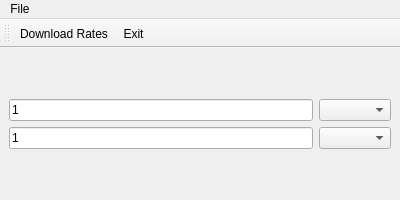
<?xml version="1.0" encoding="UTF-8"?>
<ui version="4.0">
 <class>MainWindow</class>
 <widget class="QMainWindow" name="MainWindow">
  <property name="geometry">
   <rect>
    <x>0</x>
    <y>0</y>
    <width>400</width>
    <height>200</height>
   </rect>
  </property>
  <property name="windowTitle">
   <string>Currency Exchange</string>
  </property>
  <property name="windowIcon">
   <iconset resource="resources.qrc">
    <normaloff>:/newPrefix/dollar.png</normaloff>:/newPrefix/dollar.png</iconset>
  </property>
  <widget class="QWidget" name="centralwidget">
   <layout class="QGridLayout" name="gridLayout">
    <item row="0" column="0">
     <layout class="QVBoxLayout" name="verticalLayout">
      <item>
       <layout class="QHBoxLayout" name="horizontalLayout">
        <item>
         <widget class="QLineEdit" name="lineEdit_1">
          <property name="text">
           <string>1</string>
          </property>
         </widget>
        </item>
        <item>
         <widget class="QComboBox" name="comboBox_1"/>
        </item>
       </layout>
      </item>
      <item>
       <layout class="QHBoxLayout" name="horizontalLayout_2">
        <item>
         <widget class="QLineEdit" name="lineEdit_2">
          <property name="text">
           <string>1</string>
          </property>
         </widget>
        </item>
        <item>
         <widget class="QComboBox" name="comboBox_2"/>
        </item>
       </layout>
      </item>
     </layout>
    </item>
   </layout>
  </widget>
  <widget class="QMenuBar" name="menubar">
   <property name="geometry">
    <rect>
     <x>0</x>
     <y>0</y>
     <width>400</width>
     <height>26</height>
    </rect>
   </property>
   <widget class="QMenu" name="menuFile">
    <property name="title">
     <string>File</string>
    </property>
    <addaction name="actionDownload_Rates"/>
    <addaction name="actionExit"/>
   </widget>
   <addaction name="menuFile"/>
  </widget>
  <widget class="QToolBar" name="toolBar">
   <property name="windowTitle">
    <string>toolBar</string>
   </property>
   <attribute name="toolBarArea">
    <enum>TopToolBarArea</enum>
   </attribute>
   <attribute name="toolBarBreak">
    <bool>false</bool>
   </attribute>
   <addaction name="actionDownload_Rates"/>
   <addaction name="actionExit"/>
  </widget>
  <action name="actionDownload_Rates">
   <property name="enabled">
    <bool>true</bool>
   </property>
   <property name="icon">
    <iconset resource="resources.qrc">
     <normaloff>:/newPrefix/download.png</normaloff>:/newPrefix/download.png</iconset>
   </property>
   <property name="text">
    <string>Download Rates</string>
   </property>
   <property name="shortcut">
    <string>Ctrl+D</string>
   </property>
  </action>
  <action name="actionExit">
   <property name="icon">
    <iconset resource="resources.qrc">
     <normaloff>:/newPrefix/exit.png</normaloff>:/newPrefix/exit.png</iconset>
   </property>
   <property name="text">
    <string>Exit</string>
   </property>
   <property name="shortcut">
    <string>Ctrl+E</string>
   </property>
  </action>
 </widget>
 <resources>
  <include location="resources.qrc"/>
 </resources>
 <connections>
  <connection>
   <sender>actionExit</sender>
   <signal>triggered()</signal>
   <receiver>MainWindow</receiver>
   <slot>close()</slot>
   <hints>
    <hint type="sourcelabel">
     <x>-1</x>
     <y>-1</y>
    </hint>
    <hint type="destinationlabel">
     <x>249</x>
     <y>149</y>
    </hint>
   </hints>
  </connection>
 </connections>
</ui>
